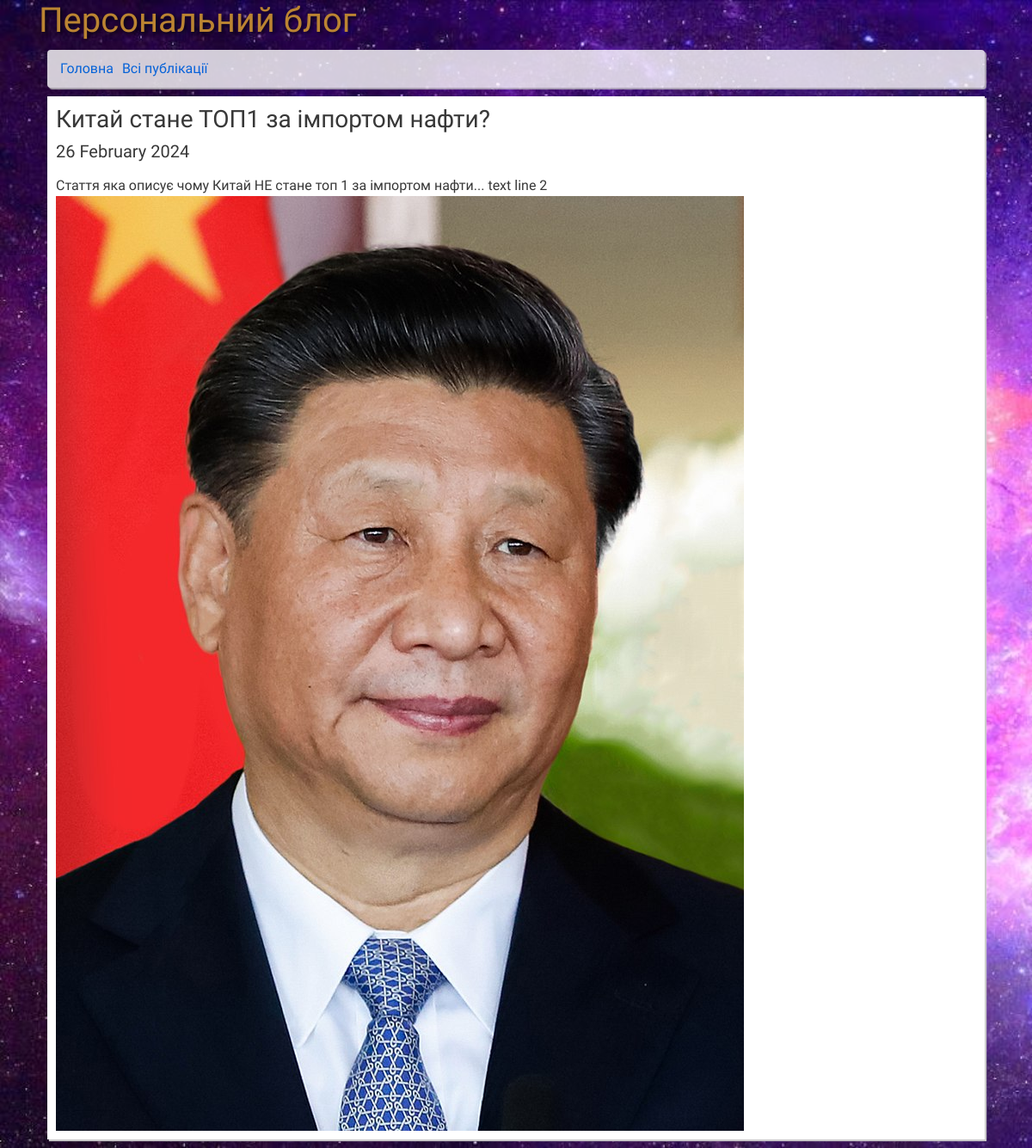
The page /articles/2024/02/26/kitaj-stane-top1-za-importom-nafti on the database as committed earlier.
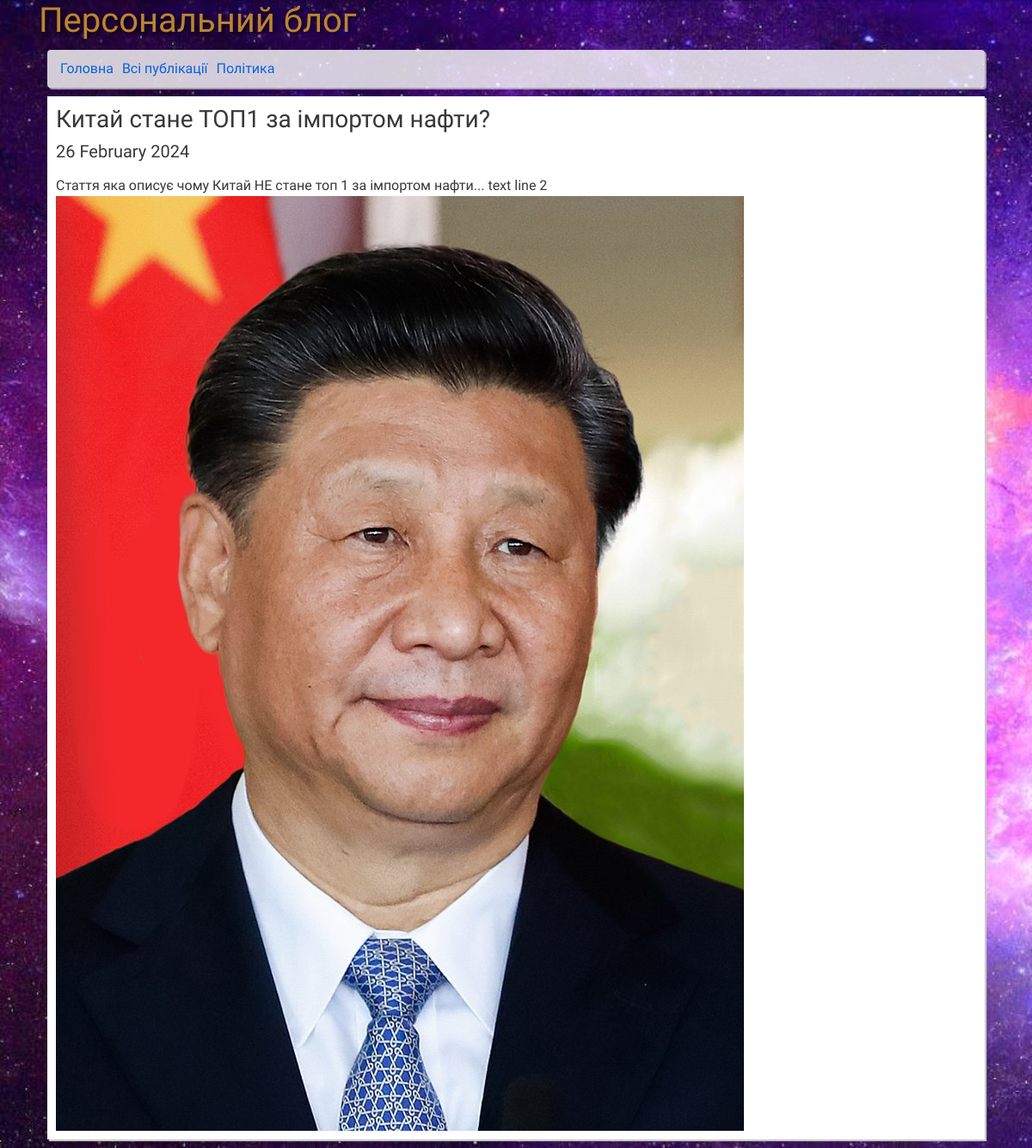
The same page on the database as committed later.
### app_blog/models.py (models this page shows, shortened)
class Article(models.Model):
    title = models.CharField(
        u'Заголовок', max_length=250,
        help_text=u'Максимум 250 символів')
    description = models.TextField(
        blank=True, verbose_name=u'Опис')
    pub_date = models.DateTimeField(
        u'Дата публікації', default=timezone.now)
    slug = models.SlugField(
        u'Слаг', unique_for_date='pub_date')
    main_page = models.BooleanField(
        u'Головна', default=False,
        help_text=u'Показувати на головній сторінці')
    category = models.ForeignKey(
        Category, related_name='articles', blank=True, null=True,
        verbose_name=u'Категорія', on_delete=models.CASCADE)
    objects = models.Manager()
    class Meta:
        ordering = ['-pub_date']
        verbose_name = u'Стаття'
        verbose_name_plural = u'Статті'

class ArticleImage(models.Model):
    article = models.ForeignKey(Article, verbose_name=u'Стаття',
                                related_name='images', on_delete=models.CASCADE)
    image = models.ImageField(u'Фото', upload_to='photos')
    title = models.CharField(u'Заголовок', max_length=250,
                             help_text=u'Максимум 250 символів', blank=True)
    class Meta:
        verbose_name = u'Фото для статті'
        verbose_name_plural = u'Фото для статті'

class Category(models.Model):
    category = models.CharField(u'Категорія',
                                max_length=250, help_text=u'Максимум 250 символів')
    slug = models.SlugField(u'Слаг')
    objects = models.Manager()
    class Meta:
        verbose_name = u'Категорія для публікації'
        verbose_name_plural = u'Категорії для публікацій'
    def get_absolute_url(self):
        try:
            url = reverse('articles-category-list',
                          kwargs={'slug': self.slug})
        except:
            url = "/"
        return url

### app_blog/views.py (the view)
# urls.py: path(r'articles/<int:year>/<int:month>/<int:day>/<slug:slug>', ArticleDetail.as_view(), name='news-detail'),
class ArticleDetail(DateDetailView):
    model = Article
    template_name = 'article_detail.html'
    context_object_name = 'item'
    date_field = 'pub_date'
    query_pk_and_slug = True
    month_format = '%m'
    allow_future = True
    def get_context_data(self, *args, **kwargs):
        context = super(ArticleDetail, self).get_context_data(*args, **kwargs)
        try:
            context['images'] = context['item'].images.all()
        except:
            pass
        return context

### app_blog/templates/article_detail.html (shortened to what this page needs)
{% extends "base.html" %}
{% load static %}
{% block content %}{% endblock %}

### app_blog/templates/base.html (shortened to what this page needs)
<!DOCTYPE html>
<html lang="”uk”">
  {% load static %}
  <head>
    <!DOCTYPE html>
    <link rel="stylesheet" href="{% static 'css/bootstrap.min.css' %}" />
    <link type="text/css" href="{% static 'css/main.css' %}" rel="stylesheet" />
  </head>
  <body>
    <div class="container">
      <h1>Персональний блог</h1>
      {% block content %} {% endblock %}
    </div>
  </body>
</html>

### app_blog/templates/fotorama.html (shortened to what this page needs)
{% spaceless %} {% load static %}
{% endspaceless %}

### app_blog/static/css/main.css (style rules this page uses)
body { background-image: url("../img/bg.jpg"); background-repeat: repeat-y; background-size: cover; }
div > h1, h2 { color: #bb8432; text-shadow: 2px 2px 4px rgba(0, 0, 0, 0.7); font-family: "Ubuntu", sans-serif; }
.article-row, nav, .breadcrumb { background: #fff; color: #383838; font-family: "Ubuntu", sans-serif; box-shadow: 2px 2px 1px #ccc; padding: 10px; margin: 10px; opacity: 80%; }
.article-block { background: #fff; color: #383838; font-family: "Ubuntu", sans-serif; box-shadow: 2px 2px 1px #ccc; padding: 10px; margin: 10px; }
body > div > div > ol > li { margin: 0 5px; }

Rows that differ between the two databases and show on the page:
changed Article: category_id empty → 4 (drawn); category+title+pub_date "Головна Всі публікації Китай стане ТОП1 за імпортом нафти? 26 February 2024 Стаття яка описує чому Китай НЕ стане топ 1 за імпортом нафти... text line 2" → "Головна Всі публікації Політика Китай стане ТОП1 за…"
